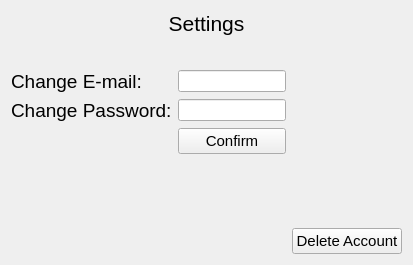
         <widget class="QWidget" name="settings_page">
          <layout class="QGridLayout" name="gridLayout_3">
           <item row="4" column="1">
            <widget class="QLineEdit" name="changeEmail_lineEdit"/>
           </item>
           <item row="0" column="0" colspan="3">
            <widget class="QLabel" name="label_9">
             <property name="font">
              <font>
               <pointsize>16</pointsize>
              </font>
             </property>
             <property name="mouseTracking">
              <bool>true</bool>
             </property>
             <property name="text">
              <string>Settings</string>
             </property>
             <property name="alignment">
              <set>Qt::AlignCenter</set>
             </property>
            </widget>
           </item>
           <item row="4" column="0">
            <widget class="QLabel" name="label_19">
             <property name="font">
              <font>
               <pointsize>14</pointsize>
              </font>
             </property>
             <property name="text">
              <string>Change E-mail:</string>
             </property>
            </widget>
           </item>
           <item row="4" column="2">
            <spacer name="horizontalSpacer_9">
             <property name="orientation">
              <enum>Qt::Horizontal</enum>
             </property>
             <property name="sizeHint" stdset="0">
              <size>
               <width>40</width>
               <height>20</height>
              </size>
             </property>
            </spacer>
           </item>
           <item row="6" column="1">
            <widget class="QLineEdit" name="changePassword_lineEdit"/>
           </item>
           <item row="6" column="0">
            <widget class="QLabel" name="label_28">
             <property name="font">
              <font>
               <pointsize>14</pointsize>
              </font>
             </property>
             <property name="text">
              <string>Change Password:</string>
             </property>
            </widget>
           </item>
           <item row="8" column="0" colspan="3">
            <widget class="QLabel" name="msgChangeAccount_label">
             <property name="font">
              <font>
               <pointsize>14</pointsize>
              </font>
             </property>
             <property name="text">
              <string/>
             </property>
            </widget>
           </item>
           <item row="9" column="1">
            <spacer name="verticalSpacer_14">
             <property name="orientation">
              <enum>Qt::Vertical</enum>
             </property>
             <property name="sizeType">
              <enum>QSizePolicy::Expanding</enum>
             </property>
             <property name="sizeHint" stdset="0">
              <size>
               <width>30</width>
               <height>40</height>
              </size>
             </property>
            </spacer>
           </item>
           <item row="7" column="1">
            <widget class="QPushButton" name="changeEmailorPassword_button">
             <property name="font">
              <font>
               <pointsize>11</pointsize>
              </font>
             </property>
             <property name="text">
              <string>Confirm</string>
             </property>
            </widget>
           </item>
           <item row="3" column="1">
            <spacer name="verticalSpacer_15">
             <property name="orientation">
              <enum>Qt::Vertical</enum>
             </property>
             <property name="sizeType">
              <enum>QSizePolicy::Fixed</enum>
             </property>
             <property name="sizeHint" stdset="0">
              <size>
               <width>20</width>
               <height>28</height>
              </size>
             </property>
            </spacer>
           </item>
           <item row="12" column="2">
            <widget class="QPushButton" name="deleteAccount_button">
             <property name="font">
              <font>
               <pointsize>11</pointsize>
              </font>
             </property>
             <property name="text">
              <string>Delete Account</string>
             </property>
            </widget>
           </item>
           <item row="12" column="0" colspan="2">
            <spacer name="horizontalSpacer_10">
             <property name="orientation">
              <enum>Qt::Horizontal</enum>
             </property>
             <property name="sizeHint" stdset="0">
              <size>
               <width>40</width>
               <height>20</height>
              </size>
             </property>
            </spacer>
           </item>
          </layout>
         </widget>
